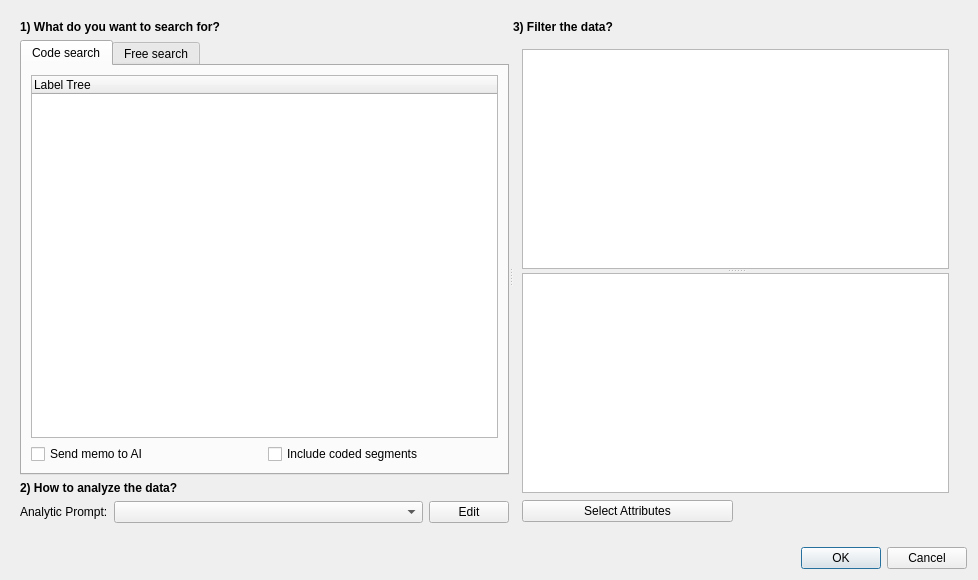
<?xml version="1.0" encoding="UTF-8"?>
<ui version="4.0">
 <class>Dialog_AiSearch</class>
 <widget class="QDialog" name="Dialog_AiSearch">
  <property name="windowModality">
   <enum>Qt::NonModal</enum>
  </property>
  <property name="geometry">
   <rect>
    <x>0</x>
    <y>0</y>
    <width>978</width>
    <height>580</height>
   </rect>
  </property>
  <property name="windowTitle">
   <string>AI search</string>
  </property>
  <layout class="QGridLayout" name="gridLayout_2">
   <item row="1" column="0">
    <widget class="QDialogButtonBox" name="buttonBox">
     <property name="standardButtons">
      <set>QDialogButtonBox::Cancel|QDialogButtonBox::Ok</set>
     </property>
    </widget>
   </item>
   <item row="0" column="0">
    <widget class="QGroupBox" name="groupBox_2">
     <property name="styleSheet">
      <string notr="true">QGroupBox {border: none}</string>
     </property>
     <property name="title">
      <string/>
     </property>
     <property name="flat">
      <bool>false</bool>
     </property>
     <layout class="QHBoxLayout" name="horizontalLayout_4">
      <item>
       <widget class="QSplitter" name="splitter_code_tree">
        <property name="orientation">
         <enum>Qt::Horizontal</enum>
        </property>
        <property name="opaqueResize">
         <bool>true</bool>
        </property>
        <property name="childrenCollapsible">
         <bool>false</bool>
        </property>
        <widget class="QWidget" name="widget_what" native="true">
         <property name="sizePolicy">
          <sizepolicy hsizetype="Preferred" vsizetype="Preferred">
           <horstretch>0</horstretch>
           <verstretch>0</verstretch>
          </sizepolicy>
         </property>
         <layout class="QVBoxLayout" name="verticalLayout">
          <property name="leftMargin">
           <number>0</number>
          </property>
          <property name="topMargin">
           <number>0</number>
          </property>
          <property name="rightMargin">
           <number>0</number>
          </property>
          <property name="bottomMargin">
           <number>9</number>
          </property>
          <item>
           <widget class="QLabel" name="label_what">
            <property name="font">
             <font>
              <bold>true</bold>
             </font>
            </property>
            <property name="text">
             <string>1) What do you want to search for?</string>
            </property>
           </widget>
          </item>
          <item>
           <widget class="QTabWidget" name="tabWidget">
            <property name="currentIndex">
             <number>0</number>
            </property>
            <widget class="QWidget" name="tab_code_search">
             <attribute name="title">
              <string>Code search</string>
             </attribute>
             <layout class="QVBoxLayout" name="verticalLayout_2">
              <item>
               <widget class="QTreeWidget" name="treeWidget">
                <property name="toolTip">
                 <string>Please select a code or category</string>
                </property>
                <column>
                 <property name="text">
                  <string notr="true">Label Tree</string>
                 </property>
                </column>
               </widget>
              </item>
              <item>
               <widget class="QWidget" name="widget_3" native="true">
                <layout class="QHBoxLayout" name="horizontalLayout_3">
                 <property name="spacing">
                  <number>6</number>
                 </property>
                 <property name="leftMargin">
                  <number>0</number>
                 </property>
                 <property name="topMargin">
                  <number>0</number>
                 </property>
                 <property name="rightMargin">
                  <number>0</number>
                 </property>
                 <property name="bottomMargin">
                  <number>0</number>
                 </property>
                 <item>
                  <widget class="QCheckBox" name="checkBox_send_memos">
                   <property name="statusTip">
                    <string>Send not only the name but also the memo associated with a code to the AI?</string>
                   </property>
                   <property name="text">
                    <string>Send memo to AI</string>
                   </property>
                   <property name="checked">
                    <bool>false</bool>
                   </property>
                  </widget>
                 </item>
                 <item>
                  <widget class="QCheckBox" name="checkBox_coded_segments">
                   <property name="toolTip">
                    <string>If deselected (default), the AI searches for new material only. Segments already coded with this code are excluded from the results.</string>
                   </property>
                   <property name="text">
                    <string>Include coded segments</string>
                   </property>
                  </widget>
                 </item>
                </layout>
               </widget>
              </item>
             </layout>
            </widget>
            <widget class="QWidget" name="tab_free_search">
             <attribute name="title">
              <string>Free search</string>
             </attribute>
             <layout class="QVBoxLayout" name="verticalLayout_3">
              <item>
               <widget class="QLabel" name="label">
                <property name="text">
                 <string>Topic or phenomenon to search for:</string>
                </property>
               </widget>
              </item>
              <item>
               <widget class="QLineEdit" name="lineEdit_free_topic">
                <property name="toolTip">
                 <string>Enter a good descriptive name for what you are looking for.</string>
                </property>
               </widget>
              </item>
              <item>
               <widget class="QLabel" name="label_2">
                <property name="text">
                 <string>Description:</string>
                </property>
               </widget>
              </item>
              <item>
               <widget class="QTextEdit" name="textEdit_free_description">
                <property name="toolTip">
                 <string>Give a short description so that the AI can better understand what you are looking for</string>
                </property>
               </widget>
              </item>
             </layout>
            </widget>
           </widget>
          </item>
          <item>
           <widget class="QLabel" name="label_how">
            <property name="font">
             <font>
              <bold>true</bold>
             </font>
            </property>
            <property name="text">
             <string>2) How to analyze the data?</string>
            </property>
           </widget>
          </item>
          <item>
           <widget class="QWidget" name="widget_2" native="true">
            <layout class="QHBoxLayout" name="horizontalLayout_2">
             <property name="leftMargin">
              <number>0</number>
             </property>
             <property name="topMargin">
              <number>0</number>
             </property>
             <property name="rightMargin">
              <number>0</number>
             </property>
             <property name="bottomMargin">
              <number>0</number>
             </property>
             <item>
              <widget class="QLabel" name="label_5">
               <property name="sizePolicy">
                <sizepolicy hsizetype="Minimum" vsizetype="Preferred">
                 <horstretch>0</horstretch>
                 <verstretch>0</verstretch>
                </sizepolicy>
               </property>
               <property name="text">
                <string>Analytic Prompt:</string>
               </property>
              </widget>
             </item>
             <item>
              <widget class="QComboBox" name="comboBox_prompts">
               <property name="sizePolicy">
                <sizepolicy hsizetype="Expanding" vsizetype="Fixed">
                 <horstretch>0</horstretch>
                 <verstretch>0</verstretch>
                </sizepolicy>
               </property>
              </widget>
             </item>
             <item>
              <widget class="QPushButton" name="pushButton_change_prompt">
               <property name="sizePolicy">
                <sizepolicy hsizetype="Preferred" vsizetype="Fixed">
                 <horstretch>0</horstretch>
                 <verstretch>0</verstretch>
                </sizepolicy>
               </property>
               <property name="toolTip">
                <string>Edit prompt or create your own (advanced option)</string>
               </property>
               <property name="text">
                <string> Edit </string>
               </property>
              </widget>
             </item>
            </layout>
           </widget>
          </item>
         </layout>
        </widget>
        <widget class="QWidget" name="widget_where" native="true">
         <property name="sizePolicy">
          <sizepolicy hsizetype="Preferred" vsizetype="Preferred">
           <horstretch>0</horstretch>
           <verstretch>0</verstretch>
          </sizepolicy>
         </property>
         <layout class="QVBoxLayout" name="verticalLayout_4">
          <property name="leftMargin">
           <number>0</number>
          </property>
          <property name="topMargin">
           <number>0</number>
          </property>
          <property name="rightMargin">
           <number>0</number>
          </property>
          <property name="bottomMargin">
           <number>0</number>
          </property>
          <item>
           <widget class="QLabel" name="label_filter">
            <property name="font">
             <font>
              <bold>true</bold>
             </font>
            </property>
            <property name="text">
             <string>3) Filter the data?</string>
            </property>
           </widget>
          </item>
          <item>
           <widget class="QWidget" name="widget_case_files" native="true">
            <property name="sizePolicy">
             <sizepolicy hsizetype="Preferred" vsizetype="Expanding">
              <horstretch>0</horstretch>
              <verstretch>0</verstretch>
             </sizepolicy>
            </property>
            <layout class="QVBoxLayout" name="verticalLayout_5">
             <item>
              <widget class="QSplitter" name="splitter_case_files">
               <property name="orientation">
                <enum>Qt::Vertical</enum>
               </property>
               <property name="childrenCollapsible">
                <bool>false</bool>
               </property>
               <widget class="QListWidget" name="listWidget_files"/>
               <widget class="QListWidget" name="listWidget_cases"/>
              </widget>
             </item>
             <item>
              <widget class="QWidget" name="widget_attributes" native="true">
               <property name="sizePolicy">
                <sizepolicy hsizetype="Preferred" vsizetype="Minimum">
                 <horstretch>0</horstretch>
                 <verstretch>0</verstretch>
                </sizepolicy>
               </property>
               <property name="minimumSize">
                <size>
                 <width>0</width>
                 <height>24</height>
                </size>
               </property>
               <layout class="QHBoxLayout" name="horizontalLayout">
                <property name="leftMargin">
                 <number>0</number>
                </property>
                <property name="topMargin">
                 <number>0</number>
                </property>
                <property name="rightMargin">
                 <number>0</number>
                </property>
                <property name="bottomMargin">
                 <number>0</number>
                </property>
                <item>
                 <widget class="QPushButton" name="pushButton_attributeselect">
                  <property name="toolTip">
                   <string>Filter with the help of attributes</string>
                  </property>
                  <property name="text">
                   <string>Select Attributes</string>
                  </property>
                 </widget>
                </item>
                <item>
                 <widget class="QLabel" name="label_attributes">
                  <property name="maximumSize">
                   <size>
                    <width>400</width>
                    <height>24</height>
                   </size>
                  </property>
                  <property name="text">
                   <string/>
                  </property>
                 </widget>
                </item>
               </layout>
              </widget>
             </item>
            </layout>
           </widget>
          </item>
         </layout>
        </widget>
       </widget>
      </item>
     </layout>
    </widget>
   </item>
  </layout>
 </widget>
 <resources/>
 <connections/>
</ui>
